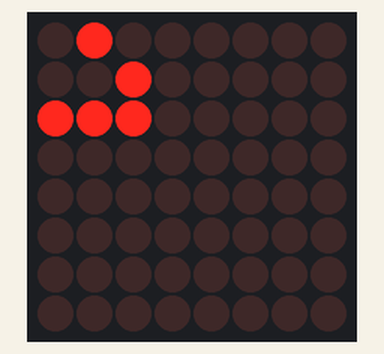
Bench run of a sketch on a simulated Arduino Uno, built with avr-gcc and run on an emulated ATmega328P. Parts: 8×8 LED matrix. Random numbers use the default seed unless the sketch sets one.

Above: at 0.11 s.
At 4.98 s:
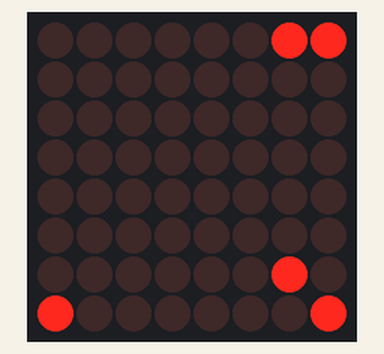
At 9.85 s:
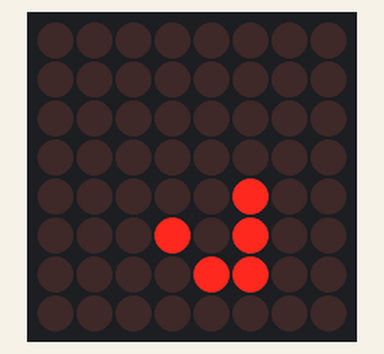
At 14.72 s:
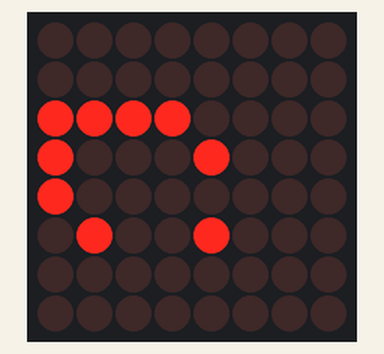
At 19.81 s:
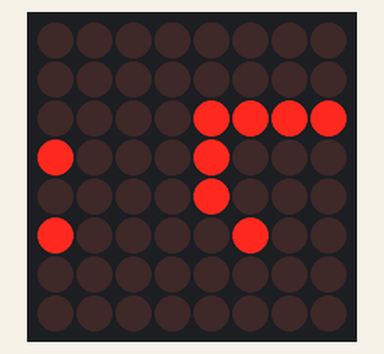
At 39.71 s:
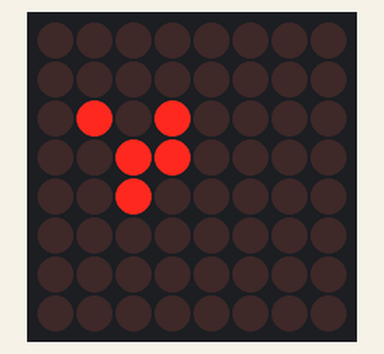

The sketch:

the_game_of_life.ino
```cpp
/**
 * The Game of Life implementation.
 * Initial configurations were taken from https://en.wikipedia.org/wiki/Conway%27s_Game_of_Life
 */
#include <LedControl.h>

#define CLK 8
#define CS  9
#define DIN 10

LedControl lc = LedControl(DIN, CLK, CS, 1);

int d[8][8] = {
  {-1, -1},
  {0, -1},
  {1, -1},
  {-1, 0},
  {1, 0},
  {-1, 1},
  {0, 1},
  {1, 1},
};

int glider[10][10] = {
    {0,0,0,0,0,0,0,0,0,0},
    {0,0,1,0,0,0,0,0,0,0},
    {0,0,0,1,0,0,0,0,0,0},
    {0,1,1,1,0,0,0,0,0,0},
    {0,0,0,0,0,0,0,0,0,0},
    {0,0,0,0,0,0,0,0,0,0},
    {0,0,0,0,0,0,0,0,0,0},
    {0,0,0,0,0,0,0,0,0,0},
    {0,0,0,0,0,0,0,0,0,0},
    {0,0,0,0,0,0,0,0,0,0}
};

int LWSS[10][10] = {
    {0,0,0,0,0,0,0,0,0,0},
    {0,0,0,0,0,0,0,0,0,0},
    {0,0,0,0,1,1,0,0,0,0},
    {0,0,0,1,1,1,1,0,0,0},
    {0,0,1,1,0,1,1,0,0,0},
    {0,0,0,1,1,0,0,0,0,0},
    {0,0,0,0,0,0,0,0,0,0},
    {0,0,0,0,0,0,0,0,0,0},
    {0,0,0,0,0,0,0,0,0,0},
    {0,0,0,0,0,0,0,0,0,0}
};

int scene[10][10];

void setup() {
  lc.shutdown(0,false);
  lc.setIntensity(0,8);
}

int getNeighbours(int row, int col) {
  int n = 0;
  for (int k = 0; k < 8; k++) {
    n += scene[row + d[k][0]][col + d[k][1]];
  }
  return n;
}

void zeros(int a[][10], int rows) {
  for (int i = 0; i < rows; i++) {
    for (int j = 0; j < 10; j++) {
      a[i][j] = 0;
    }
  }
}

void copy(int src[][10], int dst[][10]) {
  for (int i = 0; i < 10; i++) {
    for (int j = 0; j < 10; j++) {
      dst[i][j] = src[i][j];
    }
  }
}

void evolve() {
  int next[10][10];
  zeros(&next[0], 10);

  //copy boundaries to make the scene infinite
  for (int i = 1; i <= 8; i++) {
    scene[i][9] = scene[i][1];
    scene[i][0] = scene[i][8];
    scene[9][i] = scene[1][i];
    scene[0][i] = scene[8][i];
  }
  scene[0][0] = scene[8][8];
  scene[9][9] = scene[1][1];
  scene[0][9] = scene[8][1];
  scene[9][0] = scene[1][8];

  for (int i = 1; i <= 8; i++) {
    for (int j = 1; j <= 8; j++) {
      int n = getNeighbours(i, j);
      if (scene[i][j] == 1) {
        if (n < 2) next[i][j] = 0; //die from underpopulation
        else if (n == 2 || n == 3) next[i][j] = 1; //continue living
        else if (n > 3) next[i][j] = 0; // die from overpopulation
      } else {
        if (n == 3) next[i][j] = 1; // reproduction
      }
    }
  }

  copy(&next[0], &scene[0]);
}

void render() {
  for (int i = 1; i <= 8; i++) {
    for (int j = 1; j <= 8; j++) {
      lc.setLed(0, i - 1, j - 1, scene[i][j]);
    }
  }
}

int steps = 0;
int frame = 0;
int cycles = 0;

void loop() {
  if (steps == 0) {
    switch (frame) {
      case 0: copy(&glider[0], &scene[0]); break;
      case 1: copy(&LWSS[0], &scene[0]); break;
      case 2: {
        randomSeed(cycles);
        for (int i = 0; i < 10; i++) {
          for (int j = 0; j < 10; j++) {
            scene[i][j] = random(2);
          }
        }
      }
    }
    steps = 50;
    cycles++;
    frame++;
    frame = frame % 3;
  }
  render();
  evolve();
  steps--;
  delay(200);
}
```
